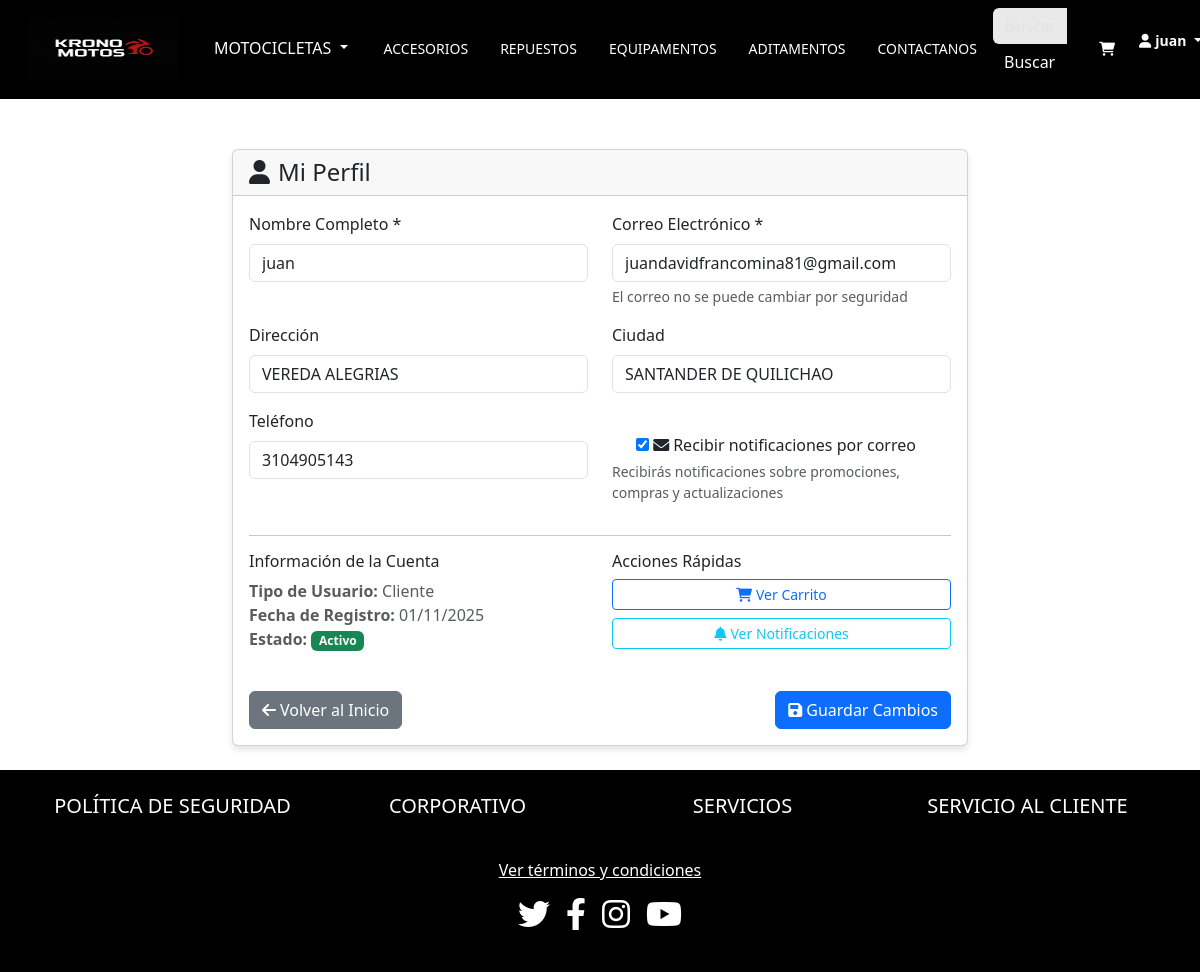
The app's page /perfil/ (signed in) with its own data.
### core/models.py (models this page shows)
class Usuarios(AbstractBaseUser, PermissionsMixin):
    nombreCompleto = models.CharField(max_length=50, verbose_name='Nombre')
    apellido = models.CharField(max_length=50, verbose_name='Apellido', blank=True)
    correo = models.EmailField(unique=True, verbose_name='Correo Electronico')
    is_active = models.BooleanField(default=True)
    is_staff = models.BooleanField(default=False, verbose_name='Es un Supervisor')
    tipo = models.CharField(max_length=16, default='cliente', verbose_name='Tipo de Usuario')
    direccion = models.CharField(max_length=60, default='', verbose_name='Dirrecion')
    ciudad = models.CharField(max_length=25, default='', verbose_name='Ciudad')
    telefono = models.CharField(max_length=25, default='', verbose_name='Telefono')
    notificaciones = models.BooleanField(default=False, verbose_name='Recibir notificaciones por correo')
    fecha_registro = models.DateTimeField(auto_now_add=True, null=True)
    groups = models.ManyToManyField('auth.Group', related_name='custom_usuario_groups', blank=True)
    user_permissions = models.ManyToManyField('auth.Permission', related_name='custom_usuario_permissions', blank=True)
    objects = CustomUserManager()
    USERNAME_FIELD = 'correo'
    REQUIRED_FIELDS = ['nombreCompleto']
    class Meta:
        verbose_name='Usuario'
        verbose_name_plural='Usuarios'

### core/views.py (the view)
# urls.py: path('perfil/', perfil, name='perfil'),
@login_required
def perfil(request):
    usuario = request.user
    if request.method == 'POST':
        form = PerfilForm(request.POST, instance=usuario)
        if form.is_valid():
            form.save()
            messages.success(request, 'Perfil actualizado correctamente')
            return redirect('perfil')
    else:
        form = PerfilForm(instance=usuario)
    return render(request, 'core/cliente/perfil.html', {'form': form})

### core/forms.py
class PerfilForm(forms.ModelForm):
    notificaciones = forms.BooleanField(required=False, label='Recibir notificaciones por correo')
    class Meta:
        model = Usuarios
        fields = ['nombreCompleto', 'correo', 'direccion', 'ciudad', 'telefono', 'notificaciones']
        widgets = {
            'nombreCompleto': forms.TextInput(attrs={'class': 'form-control'}),
            'correo': forms.EmailInput(attrs={'class': 'form-control', 'readonly': 'readonly'}),
            'direccion': forms.TextInput(attrs={'class': 'form-control'}),
            'ciudad': forms.TextInput(attrs={'class': 'form-control'}),
            'telefono': forms.TextInput(attrs={'class': 'form-control'}),
        }

### core/context_processors.py (called while the page is built)
def notification_count(request):
    if request.user.is_authenticated:
        count = Notificacion.objects.filter(usuario=request.user, leida=False).count()
        return {'notification_count': count}
    return {'notification_count': 0}

### core/templates/core/cliente/perfil.html (shortened to what this page needs)
{% extends 'core/principales/basetemplates.html' %}
{% load static %}
{% block content %}
<div class="container mt-4">
    <div class="row justify-content-center">
        <div class="col-md-8">
            <div class="card">
                <div class="card-header">
                    <h4 class="mb-0">
                        <i class="fas fa-user me-2"></i>Mi Perfil
                    </h4>
                </div>
                <div class="card-body">
                    <form method="post">
                        <div class="row">
                            <div class="col-md-6 mb-3">
                                <label for="{{ form.nombreCompleto.id_for_label }}" class="form-label">Nombre Completo *</label>
                                {{ form.nombreCompleto }}
                            </div>
                            <div class="col-md-6 mb-3">
                                <label for="{{ form.correo.id_for_label }}" class="form-label">Correo Electrónico *</label>
                                {{ form.correo }}
                                <div class="form-text">El correo no se puede cambiar por seguridad</div>
                            </div>
                        </div>
                        <div class="row">
                            <div class="col-md-6 mb-3">
                                <label for="{{ form.direccion.id_for_label }}" class="form-label">Dirección</label>
                                {{ form.direccion }}
                            </div>
                            <div class="col-md-6 mb-3">
                                <label for="{{ form.ciudad.id_for_label }}" class="form-label">Ciudad</label>
                                {{ form.ciudad }}
                            </div>
                        </div>
                        <div class="row">
                            <div class="col-md-6 mb-3">
                                <label for="{{ form.telefono.id_for_label }}" class="form-label">Teléfono</label>
                                {{ form.telefono }}
                            </div>
                            <div class="col-md-6 mb-3">
                                <div class="form-check mt-4">
                                    {{ form.notificaciones }}
                                    <label class="form-check-label" for="{{ form.notificaciones.id_for_label }}">
                                        <i class="fas fa-envelope me-1"></i>Recibir notificaciones por correo
                                    </label>
                                </div>
                                <div class="form-text">Recibirás notificaciones sobre promociones, compras y actualizaciones</div>
                            </div>
                        </div>
                        <hr>
                        <div class="row">
                            <div class="col-md-6">
                                <h6>Información de la Cuenta</h6>
                                <p class="text-muted">
                                    <strong>Tipo de Usuario:</strong> {{ user.tipo|title }}<br>
                                    <strong>Fecha de Registro:</strong> {{ user.fecha_registro|date:"d/m/Y" }}<br>
                                    <strong>Estado:</strong>
                                    {% if user.is_active %}
                                        <span class="badge bg-success">Activo</span>
                                    {% else %}
                                        <span class="badge bg-danger">Inactivo</span>
                                    {% endif %}
                                </p>
                            </div>
                            <div class="col-md-6">
                                <h6>Acciones Rápidas</h6>
                                <div class="d-grid gap-2">
                                    <a href="{% url 'ver_carrito' %}" class="btn btn-outline-primary btn-sm">
                                        <i class="fas fa-shopping-cart me-1"></i>Ver Carrito
                                    </a>
                                    <a href="{% url 'notificaciones' %}" class="btn btn-outline-info btn-sm">
                                        <i class="fas fa-bell me-1"></i>Ver Notificaciones
                                    </a>
                                </div>
                            </div>
                        </div>
                        <div class="d-flex justify-content-between mt-4">
                            <a href="{% url 'home' %}" class="btn btn-secondary">
                                <i class="fas fa-arrow-left me-1"></i>Volver al Inicio
                            </a>
                            <button type="submit" class="btn btn-primary">
                                <i class="fas fa-save me-1"></i>Guardar Cambios
                            </button>
                        </div>
                    </form>
                </div>
            </div>
        </div>
    </div>
</div>
{% endblock %}

### core/templates/core/principales/basetemplates.html (shortened to what this page needs)
{% load static %}
<!DOCTYPE html>
<html lang="es">
<head>
  <link rel="stylesheet" href="{% static 'global.css' %}" />
  <link href="https://cdn.jsdelivr.net/npm/bootstrap@5.3.3/dist/css/bootstrap.min.css" rel="stylesheet">
  <link rel="stylesheet" href="https://cdnjs.cloudflare.com/ajax/libs/font-awesome/6.0.0-beta3/css/all.min.css">
</head>
<body>
  <nav class="navbar navbar-expand-lg navbar-dark bg-black sticky-top border-bottom border-3 border-black" data-bs-theme="dark">
    <div class="container-fluid">
      <a class="navbar-brand ms-3" href="{% url 'home' %}">
        <img src="{% static 'img/logo.PNG' %}" width="150" height="61" alt="KRONOMOTOS Logo">
      </a>
      <div class="collapse navbar-collapse" id="navbarText">
        <ul class="navbar-nav me-auto mt-2 mt-lg-0">
          <li class="nav-item dropdown">
            <button id="menu" class="btn m-2  dropdown-toggle text-white" data-bs-toggle="dropdown" aria-expanded="false">
              MOTOCICLETAS
            </button>
          </li>
          <li class="nav-item m-2"><a class="nav-link  text-white" href="{% url 'accesorios' %}">ACCESORIOS</a></li>
          <li class="nav-item m-2"><a class="nav-link  text-white" href="{% url 'repuestos' %}">REPUESTOS</a></li>
          <li class="nav-item m-2"><a class="nav-link  text-white" href="{% url 'equipamentos' %}">EQUIPAMENTOS</a></li>
          <li class="nav-item m-2"><a class="nav-link  text-white" href="{% url 'aditamenes' %}">ADITAMENTOS</a></li>
          <li class="nav-item m-2"><a class="nav-link text-white" href="{% url 'contactar' %}">CONTACTANOS</a></li>
        </ul>
        <form action="/search/" method="get" class="d-flex mb-2 me-3">
          <div class="input-group">
            <input style="background: #e9e9e9;" name="search" type="text"
              class="form-control border-0 text-black" placeholder="Buscar Productos" />
            <button id="buscar" class="btn btn-outline-secondary border-0" type="submit">Buscar</button>
          </div>
        </form>
        <ul class="navbar-nav ms-auto me-3">
          {% if user.is_authenticated %}
            <li class="nav-item m-2">
              <a class="nav-link fw-bold text-white" href="{% url 'carrito' %}" title="Carrito">
                <i class="fas fa-shopping-cart"></i>
              </a>
            </li>
            <li class="nav-item dropdown">
              <a class="nav-link dropdown-toggle fw-bold text-white" href="#" data-bs-toggle="dropdown">
                <i class="fas fa-user me-1"></i>{{ user.nombreCompleto|default:"Perfil" }}
              </a>
            </li>
          {% else %}
            <li class="nav-item m-2">
              <a class="nav-link  text-white" href="{% url 'login' %}">INICIAR SESION</a>
            </li>
          {% endif %}
        </ul>
      </div>
    </div>
  </nav>
  <main>
    {% block content %}{% endblock %}
  </main>
  <footer class="bg-black text-white text-center py-4 mt-4">
    <div class="container">
      <div class="row">
        <div class="col-6 col-md-3 mb-3"><h5>POLÍTICA DE SEGURIDAD</h5></div>
        <div class="col-6 col-md-3 mb-3"><h5>CORPORATIVO</h5></div>
        <div class="col-6 col-md-3 mb-3"><h5>SERVICIOS</h5></div>
        <div class="col-6 col-md-3 mb-3"><h5>SERVICIO AL CLIENTE</h5></div>
      </div>
      <div class="mt-3">
        <p><a href="#" class="text-white text-decoration-underline">Ver términos y condiciones</a></p>
        <ul class="list-unstyled d-flex justify-content-center gap-3">
          <li><a class="text-white" href="https://x.com/yamahacolombia" target="_blank"><i class="fa-brands fa-twitter fa-2x"></i></a></li>
          <li><a class="text-white" href="https://web.facebook.com/yamahamotorcolombia/" target="_blank"><i class="fab fa-facebook-f fa-2x"></i></a></li>
          <li><a class="text-white" href="https://www.instagram.com/yamahacolombia/" target="_blank"><i class="fab fa-instagram fa-2x"></i></a></li>
          <li><a class="text-white" href="https://www.youtube.com/@YamahaMotorColombia" target="_blank"><i class="fa-brands fa-youtube fa-2x"></i></a></li>
        </ul>
      </div>
    </div>
  </footer>
</body>
</html>

### core/static/global.css (style rules this page uses)
body, html { margin: 0; padding: 0; width: 100%; font-family: "Lato", sans-serif; }
.nav-link { white-space: nowrap; }
#navbarText ul li a { color: #ffffff; font-size: 14px; font-weight: normal; }
#navbarText button { border: none; }
#buscar { background-color: #000000; color: #ffffff; }
nav { margin-bottom: 50px; }
.card { border: none; border-radius: 15px; box-shadow: 0 4px 6px rgba(0, 0, 0, 0.1); }

### records on screen
Usuarios: nombreCompleto "juan", correo "juandavidfrancomina81@gmail.com", direccion "VEREDA ALEGRIAS", ciudad "SANTANDER DE QUILICHAO", telefono "3104905143", notificaciones "☑", tipo "Cliente", fecha_registro "01/11/2025"
